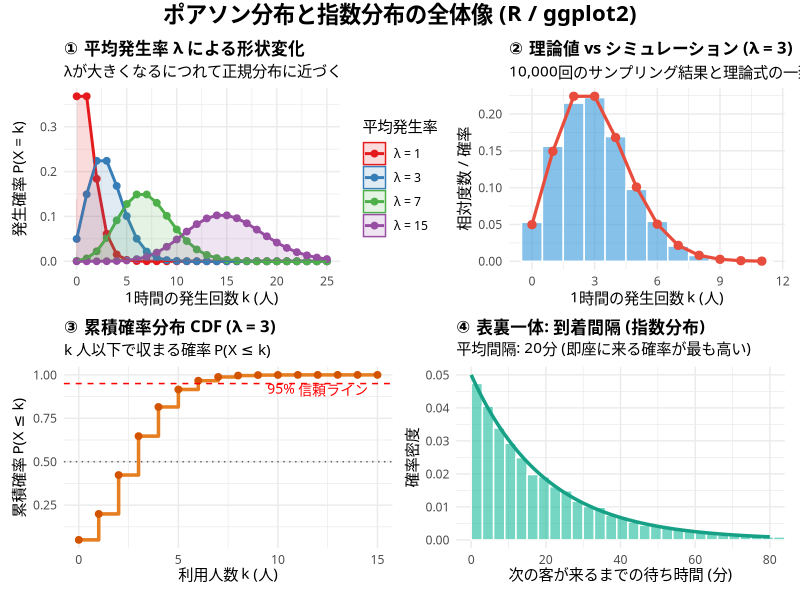

Recreate this plot in R.
# ==============================================================================
# ポアソン分布 (Poisson Distribution) & 到着間隔 (指数分布) の R 実践スクリプト
# ==============================================================================

suppressPackageStartupMessages({
  library(ggplot2)
  library(patchwork)
  library(dplyr)
})

cat("==============================================================\n")
cat(" 📊 Rによるポアソン分布 (Poisson Distribution) の解説・シミュレーション\n")
cat("==============================================================\n\n")

cat("【具体例: コンビニのトイレ利用客】\n")
cat("平日の特定時間帯において、1時間に平均 3 人 (lambda = 3) がトイレを利用するとします。\n\n")

# 1. 確率計算 (dpois)
lam <- 3.0
k_vals <- 0:10
probs <- dpois(k_vals, lambda = lam)

cat(sprintf("--- 1時間あたりの利用客数 k と発生確率 (lambda = %.1f) ---\n", lam))
cat(sprintf("%-10s | %-16s | %s\n", "利用人数(k)", "確率 P(X = k)", "バー表示"))
cat(paste(rep("-", 55), collapse = ""), "\n")

for (i in seq_along(k_vals)) {
  k <- k_vals[i]
  p <- probs[i]
  bar_len <- round(p * 40)
  bar_str <- paste(rep("■", bar_len), collapse = "")
  cat(sprintf("%2d 人      | %8.4f (%5.1f%%) | %s\n", k, p, p * 100, bar_str))
}
cat(paste(rep("-", 55), collapse = ""), "\n\n")

# 2. 乱数シミュレーション (rpois)
set.seed(42)
n_samples <- 10000
samples <- rpois(n_samples, lambda = lam)

sim_mean <- mean(samples)
sim_var <- var(samples)

cat(sprintf("🎲 乱数シミュレーション (10,000 時間分):\n"))
cat(sprintf("  ・標本平均 : %.4f (理論値 lambda = %.1f)\n", sim_mean, lam))
cat(sprintf("  ・標本分散 : %.4f (理論値 lambda = %.1f)\n", sim_var, lam))
cat("  ※ Rの rpois() でも「平均 ≒ 分散 ≒ lambda」が綺麗に再現されます。\n\n")

# ==============================================================================
# 3. ggplot2 による可視化 (ポアソン分布 + 指数分布)
# ==============================================================================
font_family <- "Hiragino Sans"


# [Plot 1] lambdaの違いによる分布の形の変化
df_lambda <- expand.grid(k = 0:25, lambda = c(1, 3, 7, 15)) %>%
  mutate(
    prob = dpois(k, lambda = lambda),
    lambda_label = factor(paste0("λ = ", lambda), levels = paste0("λ = ", c(1, 3, 7, 15)))
  )

p1 <- ggplot(df_lambda, aes(x = k, y = prob, color = lambda_label, fill = lambda_label)) +
  geom_line(linewidth = 1) +
  geom_point(size = 2) +
  geom_area(alpha = 0.15, position = "identity") +
  scale_color_brewer(palette = "Set1", name = "平均発生率") +
  scale_fill_brewer(palette = "Set1", name = "平均発生率") +
  labs(
    title = "① 平均発生率 λ による形状変化",
    subtitle = "λが大きくなるにつれて正規分布に近づく",
    x = "1時間の発生回数 k (人)",
    y = "発生確率 P(X = k)"
  ) +
  theme_minimal(base_family = font_family) +
  theme(
    plot.title = element_text(face = "bold", size = 12),
    legend.position = "right"
  )

# [Plot 2] 理論値 vs シミュレーション (ヒストグラム)
df_sim <- data.frame(k = samples)
df_theory <- data.frame(k = 0:max(samples), prob = dpois(0:max(samples), lambda = lam))

p2 <- ggplot() +
  geom_histogram(data = df_sim, aes(x = k, y = after_stat(density)),
                 binwidth = 1, center = 0, fill = "#3498db", color = "white", alpha = 0.6) +
  geom_line(data = df_theory, aes(x = k, y = prob), color = "#e74c3c", linewidth = 1.1) +
  geom_point(data = df_theory, aes(x = k, y = prob), color = "#e74c3c", size = 2.5) +
  labs(
    title = paste0("② 理論値 vs シミュレーション (λ = ", lam, ")"),
    subtitle = "10,000回のサンプリング結果と理論式の一致",
    x = "1時間の発生回数 k (人)",
    y = "相対度数 / 確率"
  ) +
  theme_minimal(base_family = font_family) +
  theme(plot.title = element_text(face = "bold", size = 12))

# [Plot 3] 累積確率分布 (CDF: ppois)
df_cdf <- data.frame(k = 0:15, cdf = ppois(0:15, lambda = lam))

p3 <- ggplot(df_cdf, aes(x = k, y = cdf)) +
  geom_step(color = "#e67e22", linewidth = 1.2, direction = "hv") +
  geom_point(color = "#d35400", size = 2) +
  geom_hline(yintercept = 0.5, linetype = "dotted", color = "gray40") +
  geom_hline(yintercept = 0.95, linetype = "dashed", color = "red") +
  annotate("text", x = 12, y = 0.92, label = "95% 信頼ライン", color = "red", family = font_family, size = 3.5) +
  labs(
    title = paste0("③ 累積確率分布 CDF (λ = ", lam, ")"),
    subtitle = "k 人以下で収まる確率 P(X ≤ k)",
    x = "利用人数 k (人)",
    y = "累積確率 P(X ≤ k)"
  ) +
  theme_minimal(base_family = font_family) +
  theme(plot.title = element_text(face = "bold", size = 12))

# [Plot 4] 表裏一体: 到着間隔 (指数分布 dexp / rexp)
# 1時間に平均3人来る場合、平均間隔は 60分 / 3 = 20分 (rate = 3/60 = 0.05 人/分)
rate_per_min <- lam / 60
interval_sim <- rexp(n_samples, rate = rate_per_min)
df_intervals <- data.frame(interval = interval_sim)
df_exp_theory <- data.frame(t = seq(0, 80, length.out = 200)) %>%
  mutate(density = dexp(t, rate = rate_per_min))

p4 <- ggplot() +
  geom_histogram(data = df_intervals, aes(x = interval, y = after_stat(density)),
                 binwidth = 3, boundary = 0, fill = "#1abc9c", color = "white", alpha = 0.6) +
  geom_line(data = df_exp_theory, aes(x = t, y = density), color = "#16a085", linewidth = 1.2) +
  coord_cartesian(xlim = c(0, 80)) +
  labs(
    title = "④ 表裏一体: 到着間隔 (指数分布)",
    subtitle = "平均間隔: 20分 (即座に来る確率が最も高い)",
    x = "次の客が来るまでの待ち時間 (分)",
    y = "確率密度"
  ) +
  theme_minimal(base_family = font_family) +
  theme(plot.title = element_text(face = "bold", size = 12))

# 4つのプロットを2x2で配置
combined_plot <- (p1 + p2) / (p3 + p4) +
  plot_annotation(
    title = "ポアソン分布と指数分布の全体像 (R / ggplot2)",
    theme = theme(
      plot.title = element_text(family = font_family, size = 16, face = "bold", hjust = 0.5)
    )
  )

output_img <- "poisson_distribution_r.png"
ggsave(output_img, combined_plot, width = 12, height = 9, dpi = 300, type = "cairo")
cat(sprintf("📊 グラフ画像を保存しました: %s\n", output_img))
